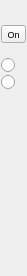
<?xml version="1.0" encoding="UTF-8"?>
<ui version="4.0">
 <class>BoosterOutputWidget</class>
 <widget class="QWidget" name="BoosterOutputWidget">
  <property name="geometry">
   <rect>
    <x>0</x>
    <y>0</y>
    <width>27</width>
    <height>276</height>
   </rect>
  </property>
  <property name="windowTitle">
   <string>Form</string>
  </property>
  <widget class="QLabel" name="label_9">
   <property name="geometry">
    <rect>
     <x>10</x>
     <y>100</y>
     <width>16</width>
     <height>16</height>
    </rect>
   </property>
   <property name="font">
    <font>
     <pointsize>7</pointsize>
    </font>
   </property>
   <property name="text">
    <string/>
   </property>
  </widget>
  <widget class="QLabel" name="label_10">
   <property name="geometry">
    <rect>
     <x>10</x>
     <y>270</y>
     <width>16</width>
     <height>16</height>
    </rect>
   </property>
   <property name="font">
    <font>
     <pointsize>7</pointsize>
    </font>
   </property>
   <property name="text">
    <string/>
   </property>
  </widget>
  <widget class="QLabel" name="label_4">
   <property name="geometry">
    <rect>
     <x>1</x>
     <y>125</y>
     <width>16</width>
     <height>16</height>
    </rect>
   </property>
   <property name="font">
    <font>
     <pointsize>7</pointsize>
    </font>
   </property>
   <property name="text">
    <string/>
   </property>
  </widget>
  <widget class="QLabel" name="label_6">
   <property name="geometry">
    <rect>
     <x>1</x>
     <y>137</y>
     <width>16</width>
     <height>16</height>
    </rect>
   </property>
   <property name="font">
    <font>
     <pointsize>7</pointsize>
    </font>
   </property>
   <property name="text">
    <string/>
   </property>
  </widget>
  <widget class="QLabel" name="label_7">
   <property name="geometry">
    <rect>
     <x>1</x>
     <y>149</y>
     <width>16</width>
     <height>16</height>
    </rect>
   </property>
   <property name="font">
    <font>
     <pointsize>7</pointsize>
    </font>
   </property>
   <property name="text">
    <string/>
   </property>
  </widget>
  <widget class="QLabel" name="label_5">
   <property name="geometry">
    <rect>
     <x>1</x>
     <y>161</y>
     <width>16</width>
     <height>16</height>
    </rect>
   </property>
   <property name="font">
    <font>
     <pointsize>7</pointsize>
    </font>
   </property>
   <property name="text">
    <string/>
   </property>
  </widget>
  <widget class="QLabel" name="label_8">
   <property name="geometry">
    <rect>
     <x>1</x>
     <y>173</y>
     <width>16</width>
     <height>16</height>
    </rect>
   </property>
   <property name="font">
    <font>
     <pointsize>7</pointsize>
    </font>
   </property>
   <property name="text">
    <string/>
   </property>
  </widget>
  <widget class="QLabel" name="label">
   <property name="geometry">
    <rect>
     <x>1</x>
     <y>1</y>
     <width>16</width>
     <height>16</height>
    </rect>
   </property>
   <property name="font">
    <font>
     <pointsize>7</pointsize>
    </font>
   </property>
   <property name="text">
    <string/>
   </property>
  </widget>
  <widget class="QLabel" name="label_2">
   <property name="geometry">
    <rect>
     <x>1</x>
     <y>13</y>
     <width>16</width>
     <height>16</height>
    </rect>
   </property>
   <property name="font">
    <font>
     <pointsize>7</pointsize>
    </font>
   </property>
   <property name="text">
    <string/>
   </property>
  </widget>
  <widget class="QToolButton" name="tbPower">
   <property name="geometry">
    <rect>
     <x>1</x>
     <y>25</y>
     <width>25</width>
     <height>18</height>
    </rect>
   </property>
   <property name="font">
    <font>
     <family>Ubuntu</family>
     <pointsize>7</pointsize>
    </font>
   </property>
   <property name="toolTip">
    <string>&lt;html&gt;&lt;head/&gt;&lt;body&gt;&lt;p&gt;&lt;span style=&quot; font-family:'sans-serif'; font-size:15px;&quot;&gt;The relays will NOT be switched on with a fixed contact output = ON if one or both feedback are not been available or an OPC_GPOFF (0x82) or OPC_IDLE (0x85) command is received&lt;/span&gt;&lt;/p&gt;&lt;p&gt;&lt;br/&gt;&lt;/p&gt;&lt;/body&gt;&lt;/html&gt;</string>
   </property>
   <property name="text">
    <string>On</string>
   </property>
  </widget>
  <widget class="QLabel" name="label_3">
   <property name="geometry">
    <rect>
     <x>1</x>
     <y>45</y>
     <width>16</width>
     <height>16</height>
    </rect>
   </property>
   <property name="font">
    <font>
     <pointsize>7</pointsize>
    </font>
   </property>
   <property name="text">
    <string/>
   </property>
  </widget>
  <widget class="QRadioButton" name="rb1On">
   <property name="geometry">
    <rect>
     <x>1</x>
     <y>57</y>
     <width>16</width>
     <height>16</height>
    </rect>
   </property>
   <property name="toolTip">
    <string>&lt;html&gt;&lt;head/&gt;&lt;body&gt;&lt;p&gt;Push button on at power up &lt;span style=&quot; font-family:'sans-serif'; font-size:15px;&quot;&gt;and when receiving an input signal, will switch on the output.&lt;/span&gt;&lt;/p&gt;&lt;/body&gt;&lt;/html&gt;</string>
   </property>
   <property name="text">
    <string/>
   </property>
  </widget>
  <widget class="QRadioButton" name="rb1Off">
   <property name="geometry">
    <rect>
     <x>1</x>
     <y>74</y>
     <width>16</width>
     <height>16</height>
    </rect>
   </property>
   <property name="toolTip">
    <string>&lt;html&gt;&lt;head/&gt;&lt;body&gt;&lt;p&gt;Push button off at power up. Booster will have to be switched on by a command.&lt;/p&gt;&lt;/body&gt;&lt;/html&gt;</string>
   </property>
   <property name="text">
    <string/>
   </property>
  </widget>
 </widget>
 <resources/>
 <connections/>
</ui>
